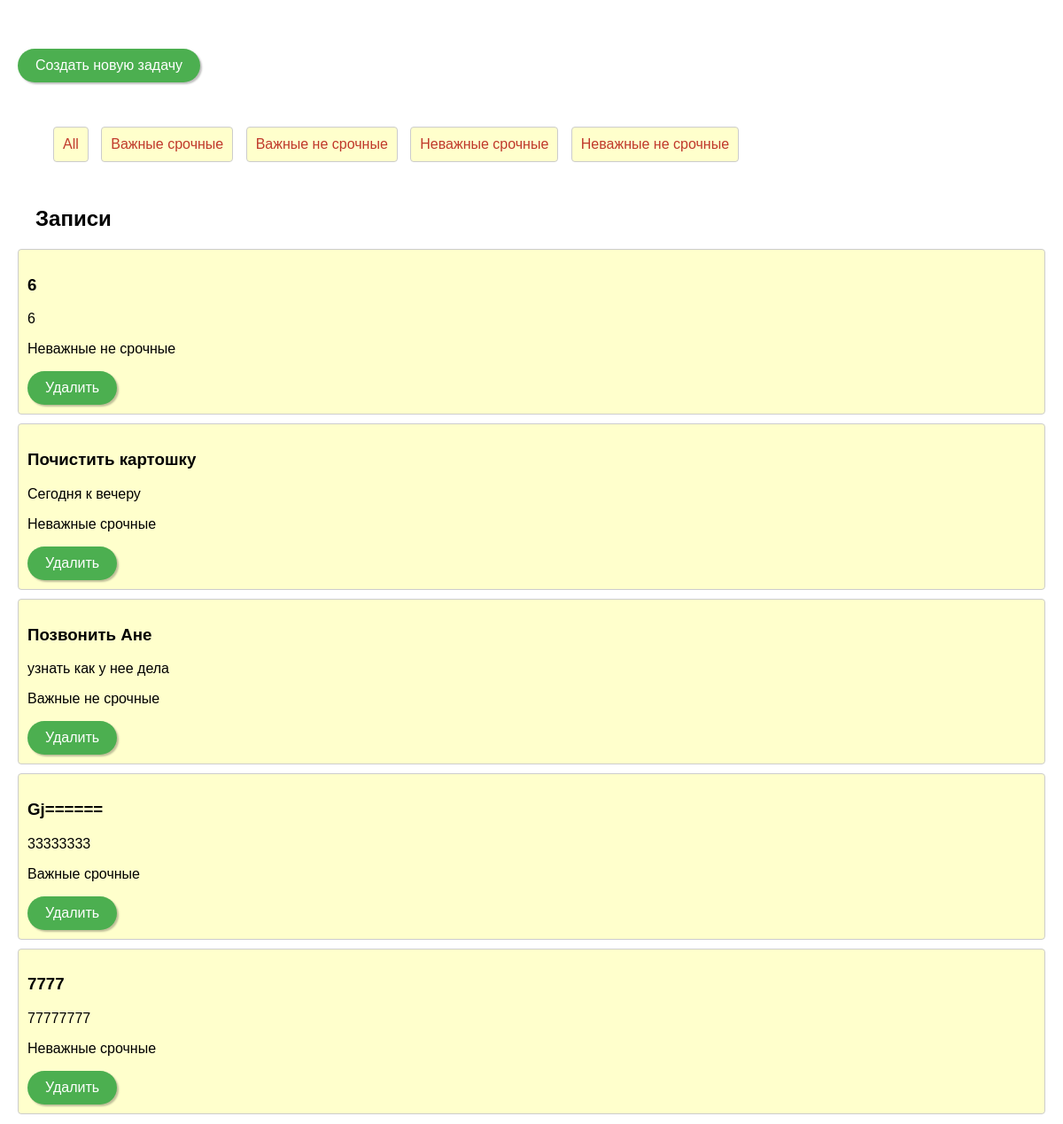
/notes/list (signed in), run on an earlier commit of the app's database.
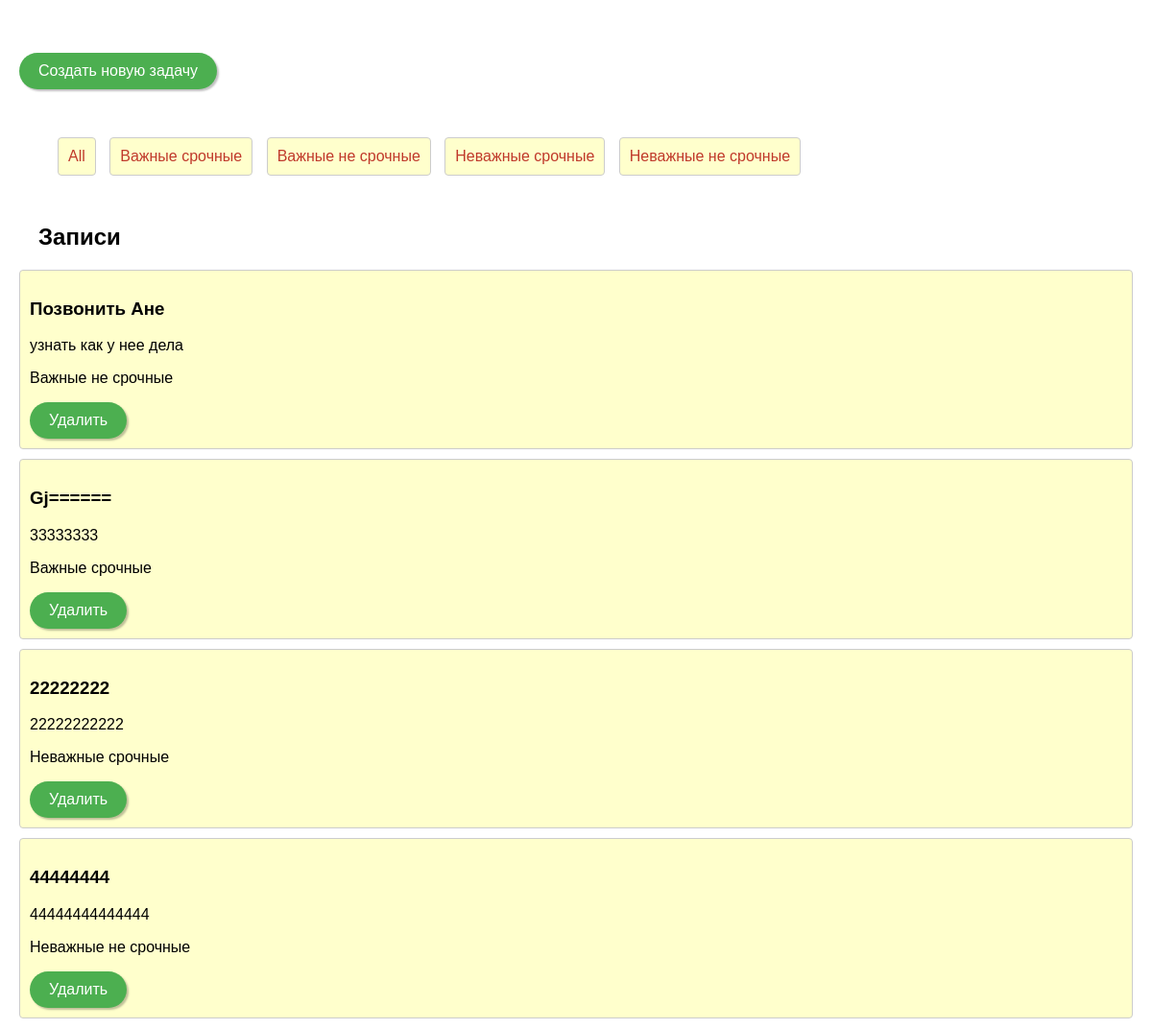
And on a later commit of the database.
### notes/models.py (models this page shows)
class Notes(models.Model):
    TOPIC_TYPES = [
        (1, 'Важные срочные'),
        (2, 'Важные не срочные'),
        (3, 'Неважные срочные'),
        (4, 'Неважные не срочные'),
    ]
    title = models.CharField(max_length=50)
    text = models.TextField(max_length=1500)
    reminder = models.DateTimeField(null=True, blank=True)
    author = models.ForeignKey(User, on_delete=models.CASCADE, related_name='author')
    type = models.IntegerField(choices=TOPIC_TYPES)
    class Meta:
        verbose_name = _("Notes")
        verbose_name_plural = _("Notes")

### notes/views.py (the view)
# urls.py: path('list', My_notes),
def My_notes(request):
    my_notes = Notes.objects.filter(author_id=request.user.id)
    context = {'my2': my_notes}
    return render(request, 'profile.html', context)

### notes_app/templates/profile.html (shortened to what this page needs)
{% load static %}
<!DOCTYPE html>
<html>
<head>
    <link rel="stylesheet" href="{% static 'css/styles.css' %}">
</head>
<body>
	<div class="container">
		<br>
        <br>
        <br>
        <a class="form" href="/notes/form">Создать новую задачу</a>
                <ul class="menu">
					<li><a href="/notes/notes_list">All</a></li>
					<li><a href="/notes/notes_list?type=1">Важные срочные</a></li>
					<li><a href="/notes/notes_list?type=2">Важные не срочные</a></li>
					<li><a href="/notes/notes_list?type=3">Неважные срочные</a></li>
                    <li><a href="/notes/notes_list?type=4">Неважные не срочные</a></li>
				</ul>
		<h2>Записи</h2>
        <ul>
            {% for i in my2 %}
                <li>
                    <h3>{{ i.title }}</h3>
                    <p>{{ i.text }}</p>
                    <p>{{ i.get_type_display }}</p>
                    <div class="actions">
                        <a class="form" href="/notes/delete?my_id={{ i.id }}">Удалить</a>
                    </div>
                </li>
            {% endfor %}
        </ul>
	</div>
</body>
</html>

### notes_app/static/css/styles.css (style rules this page uses)
body { font-family: Arial, sans-serif; margin: 0; padding: 0; }
.container { max-width: 1200px; margin: 0 auto; padding: 1px 20px; }
h2 { margin: 20px; }
ul { list-style: none; margin: 0; padding: 0; }
li { margin: 10px 0; padding: 10px; border: 1px solid #ccc; border-radius: 4px; background-color: #ffffcc; }
body { background-image: url("../img/bg.jpg"); background-size: cover; background-repeat: no-repeat; background-position: center center; }
ul.menu { list-style: none; padding: 0; margin: 40px; }
ul.menu li { display: inline-block; margin-right: 10px; }
ul.menu a { color: #C0392B; text-decoration: none; }
a.form { display: inline-block; padding: 10px 20px; background-color: #4CAF50; color: white; text-align: center; text-decoration: none; border-radius: 25px; box-shadow: 2px 2px 2px rgba(0, 0, 0, 0.25); }

What changed in the data, as far as the page shows it:
removed Notes: title "6", text "6", type "Неважные не срочные"
removed Notes: title "Почистить картошку", text "Сегодня к вечеру", type "Неважные срочные"
removed Notes: title "7777", text "77777777", type "Неважные срочные"
added Notes: title "22222222", text "22222222222", type "Неважные срочные"
added Notes: title "44444444", text "44444444444444", type "Неважные не срочные"
